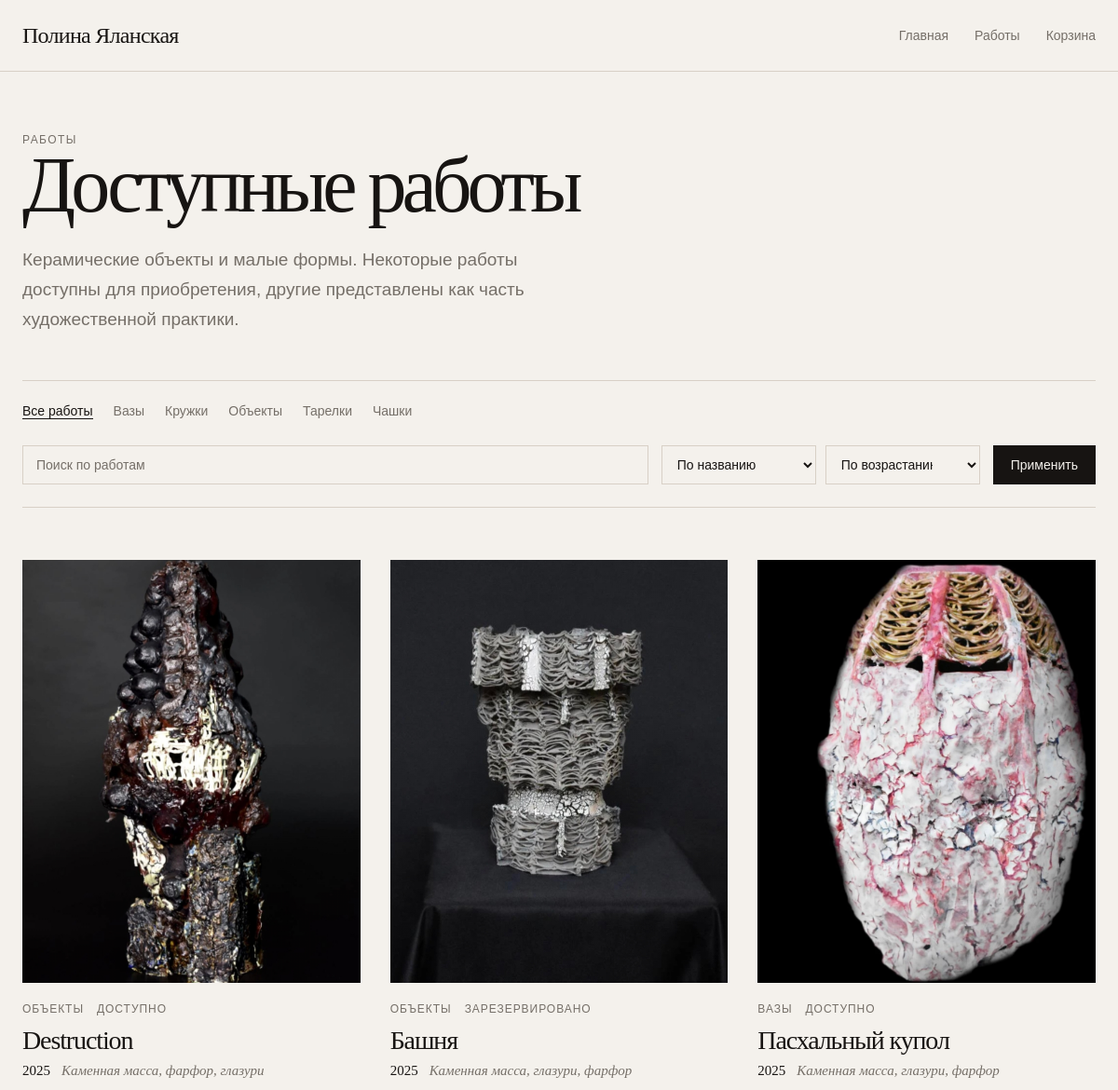
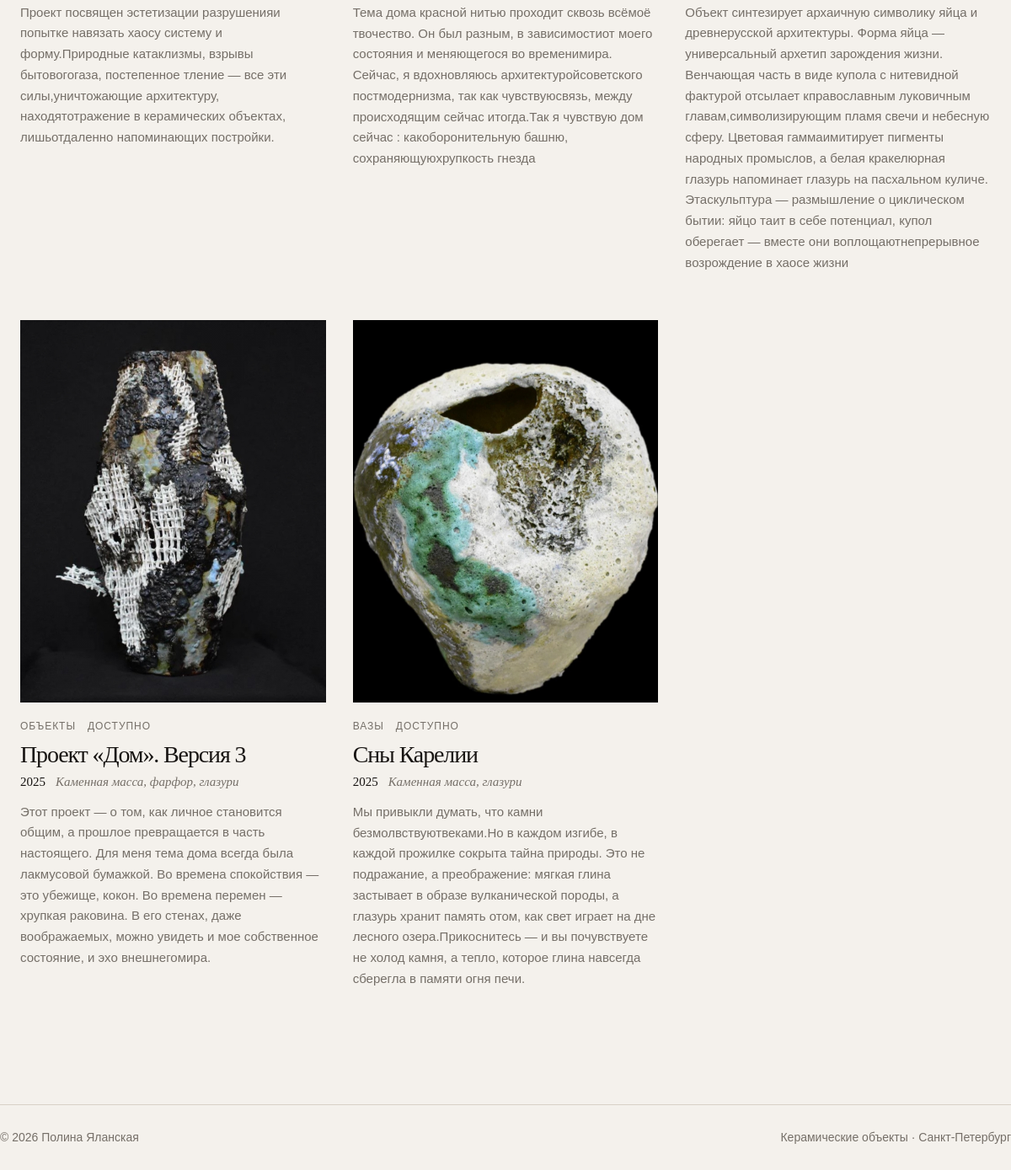
/catalog, run on the app's committed database (2 pictures, top to bottom).
### tables this page shows
CREATE TABLE categories (
    id INTEGER PRIMARY KEY AUTOINCREMENT,
    name TEXT NOT NULL UNIQUE,
    slug TEXT NOT NULL UNIQUE,
    description TEXT
    );

CREATE TABLE products (
    id TEXT PRIMARY KEY,
    name TEXT NOT NULL,
    description TEXT,
    price INTEGER NOT NULL,
    status TEXT NOT NULL DEFAULT 'available',
    img TEXT,
    category_id INTEGER,
    year INTEGER,
    materials TEXT NOT NULL DEFAULT 'Каменная масса',
    is_visible INTEGER NOT NULL DEFAULT 1,
    is_for_sale INTEGER NOT NULL DEFAULT 1,
    is_archived INTEGER NOT NULL DEFAULT 0,
    is_featured INTEGER NOT NULL DEFAULT 0,
    FOREIGN KEY (category_id) REFERENCES categories(id)
    );

### routes/main.py (the view)
@main_bp.route("/catalog")
def catalog():
    category_slug = request.args.get("category")
    sort_by = request.args.get("sort_by", "name")
    order = request.args.get("order", "ASC").upper()
    search_query = request.args.get("q", "").strip()
    tag_slug = request.args.get("tag", "")
    categories = get_all_categories()
    current_category = None
    if category_slug:
        current_category = get_category_by_slug(category_slug)
        if not current_category:
            flash("Категория не найдена", "error")
            return redirect(url_for("main.catalog"))
    tag = None
    if tag_slug:
        tag = get_tag_by_slug(tag_slug)
        if not tag:
            flash("Тег не найден", "error")
            return redirect(url_for("main.catalog"))
        products = get_products_by_tag_slug(tag_slug)
    else:
        products = get_all_products(category_slug, sort_by, order, search_query)
    return render_template(
        "catalog.html",
        products=products,
        tag=tag,
        categories=categories,
        current_category=current_category,
        current_sort=sort_by,
        current_order=order,
        current_tag=tag_slug,
        category_slug=category_slug,
        search_query=search_query,
        product_statuses=PRODUCT_STATUSES
    )

### app.py (called while the page is built, shortened)
@app.before_request
def protect_from_csrf():
    if request.method != "POST":
        return

@app.context_processor
def inject_cart_count():
    return {"cart_count": get_cart_count(session)}

@app.context_processor
def inject_csrf_token():
    return {"csrf_token": get_csrf_token}

### database/categories.py (called while the page is built)
def get_all_categories():
    conn = get_db_connection()
    categories = conn.execute("SELECT * FROM categories ORDER BY name").fetchall()
    conn.close()
    return categories

### database/connection.py (called while the page is built)
def get_db_connection():
    conn = sqlite3.connect(DB_PATH)
    conn.execute("PRAGMA foreign_keys = ON")
    conn.row_factory = sqlite3.Row
    return conn

### services/cart_service.py (called while the page is built)
def get_cart(session):
    return session.get("cart", {})

def get_cart_count(session):
    cart = get_cart(session)
    return sum(cart.values())

### templates/catalog.html (shortened to what this page needs)
{% extends 'base.html' %}
{% block content %}
	<section class="catalog-page">
		<header class="catalog-header">
    <p class="home-section-label">Работы</p>
    <div class="catalog-header__content">
        {% if current_category %}
            <h1 class="catalog-header__title">
                {{ current_category.name }}
            </h1>
            {% if current_category.description %}
                <p class="catalog-header__description">
                    {{ current_category.description }}
                </p>
            {% endif %}
        {% else %}
            <h1 class="catalog-header__title">Доступные работы</h1>
            <p class="catalog-header__description">
                Керамические объекты и малые формы. Некоторые работы доступны
                для приобретения, другие представлены как часть художественной практики.
            </p>
        {% endif %}
    </div>
</header>
		<section class="catalog-tools" aria-label="Фильтры и поиск">
			<nav class="catalog-categories" aria-label="Категории работ">
				<a href="{{ url_for('main.catalog', sort_by=current_sort, order=current_order, q=search_query) }}"
				class="catalog-category {% if not current_category %}is-active{% endif %}">
				Все работы
			</a>
			{% for category in categories %}
				<a href="{{ url_for('main.catalog', category=category.slug, sort_by=current_sort, order=current_order, q=search_query) }}"
					class="catalog-category {% if current_category and current_category.id == category.id %}is-active{% endif %}">
					{{category.name}}
				</a>
			{% endfor %}
			</nav>
			<form action="{{ url_for('main.catalog') }}" method="get" class="catalog-filter-form">
				<div class="catalog-search">
					<input type="text" name="q" id="catalog-search" value="{{ search_query }}" placeholder="Поиск по работам" class="catalog-search__input">
				</div>
				<div class="catalog-selects">
					<select name="sort_by" id="sort_by" class="catalog-select">
						<option value="name" {% if current_sort == 'name' %}selected{% endif %}>По названию</option>
					</select>
					<select name="order" id="order" class="catalog-select">
						<option value="ASC" {% if current_order == 'ASC' %}selected{% endif %}>По возрастанию</option>
					</select>
				</div>
				<button type="submit" class="catalog-filter-button">Применить</button>
			</form>
		</section>
		{% if products %}
		<div class="works-grid">
			{% for product in products %}
				<article class="work-card">
					<a href="{{ url_for('main.product_page', product_id=product.id) }}" class="work-card__image-link">
						{% if product.img %}
							<img src="{{ product.img }}" alt="{{ product.name }}" class="work-card__image">
						{% else %}
							<div class="work-card__image-placeholder">
								Нет изображения
							</div>
						{% endif %}
					</a>
					<div class="work-card__body">
						<div class="work-card__meta">
							{% if product.category_name %}
								<span>{{ product.category_name }}</span>
							{% endif %}
							{% if product.status %}
								<span>
									{% if product.status == 'available' %}
										доступно
									{% elif product.status == 'sold' %}
										продано
									{% elif product.status == 'reserved' %}
										зарезервировано
									{% else %}
										{{ product.status }}
									{% endif %}
								</span>
							{% endif %}
						</div>
						<h2 class="work-card__title">
							<a href="{{ url_for('main.product_page', product_id=product.id) }}">
								{{ product.name }}
							</a>
						</h2>
						{% if product.year or product.materials %}
							<div class="work-card__details">
								{% if product.year %}
									<span class="work-card__year">{{ product.year }}</span>
								{% endif %}
								{% if product.materials %}
									<span class="work-card__materials">{{ product.materials }}</span>
								{% endif %}
							</div>
						{% endif %}
						{% if product.description %}
							<p class="work-card__description">
								{{ product.description }}
							</p>
						{% endif %}
					</div>
				</article>
			{% endfor %}
		</div>
	{% endif %}
	</section>
{% endblock %}

### templates/base.html (shortened to what this page needs)
<!DOCTYPE html>
<html lang="ru">
<head>
	<link rel="stylesheet" href="{{ url_for('static', filename='css/style.css') }}">
</head>
<body>
	<header class="site-header">
		<div class="site-container site-header__inner">
			<a href="{{ url_for('main.index') }}" class="site-logo">Полина Яланская</a>
			<nav class="site-nav" aria-label="Основная навигация">
				<a href="{{ url_for('main.index') }}" class="site-nav__link">Главная</a>
				<a href="{{ url_for('main.catalog') }}" class="site-nav__link">Работы</a>
				<a href="{{ url_for('main.show_cart') }}" class="site-nav__link">
					Корзина
				</a>
			</nav>
		</div>
	</header>
	<main class="site-main">
		<div class="site-container">
			{% block content %}{% endblock %}
		</div>
	</main>
	<footer class="site-footer">
		<div class="site-container site-footer__inner">
			<p>© 2026 Полина Яланская</p>
			<p>Керамические объекты · Санкт-Петербург</p>
		</div>
	</footer>
</body>
</html>

### data on the page
categories: name "Вазы"
categories: name "Кружки"
categories: name "Объекты"
categories: name "Тарелки"
categories: name "Чашки"
products: img (picture), category_name "ОБЪЕКТЫ", status "ДОСТУПНО", name "Destruction", year "2025", materials "Каменная масса, фарфор, глазури", description "Проект посвящен эстетизации разрушенияи попытке навязать хаосу систему и форму.Природные катаклизмы, взрывы бытовогогаза, постепенное тление — все эти силы,уничтожающие архитектуру, находятотражение в керамических объектах, лишьотдаленно напоминающих постройки."
products: img (picture), category_name "ОБЪЕКТЫ", status "ЗАРЕЗЕРВИРОВАНО", name "Башня", year "2025", materials "Каменная масса, глазури, фарфор", description "Тема дома красной нитью проходит сквозь всёмоё твочество. Он был разным, в зависимостиот моего состояния и меняющегося во временимира. Сейчас, я вдохновляюсь архитектуройсоветского постмодернизма, так как чувствуюсвязь, между происходящим сейчас итогда.Так я чувствую дом сейчас : какоборонительную башню, сохраняющуюхрупкость гнезда"
products: img (picture), category_name "ВАЗЫ", status "ДОСТУПНО", name "Пасхальный купол", year "2025", materials "Каменная масса, глазури, фарфор", description "Объект синтезирует архаичную символику яйца и древнерусской архитектуры. Форма яйца — универсальный архетип зарождения жизни. Венчающая часть в виде купола с нитевидной фактурой отсылает кправославным луковичным главам,символизирующим пламя свечи и небесную сферу. Цветовая гаммаимитирует пигменты народных промыслов, а белая кракелюрная глазурь напоминает глазурь на пасхальном куличе. Этаскульптура — размышление о циклическом бытии: яйцо таит в себе потенциал, купол оберегает — вместе они воплощаютнепрерывное возрождение в хаосе жизни"
products: img (picture), category_name "ОБЪЕКТЫ", status "ДОСТУПНО", name "Проект «Дом». Версия 3", year "2025", materials "Каменная масса, фарфор, глазури", description "Этот проект — о том, как личное становится общим, а прошлое превращается в часть настоящего. Для меня тема дома всегда была лакмусовой бумажкой. Во времена спокойствия — это убежище, кокон. Во времена перемен — хрупкая раковина. В его стенах, даже воображаемых, можно увидеть и мое собственное состояние, и эхо внешнегомира."
products: img (picture), category_name "ВАЗЫ", status "ДОСТУПНО", name "Сны Карелии", year "2025", materials "Каменная масса, глазури", description "Мы привыкли думать, что камни безмолвствуютвеками.Но в каждом изгибе, в каждой прожилке сокрыта тайна природы. Это не подражание, а преображение: мягкая глина застывает в образе вулканической породы, а глазурь хранит память отом, как свет играет на дне лесного озера.Прикоснитесь — и вы почувствуете не холод камня, а тепло, которое глина навсегда сберегла в памяти огня печи."
